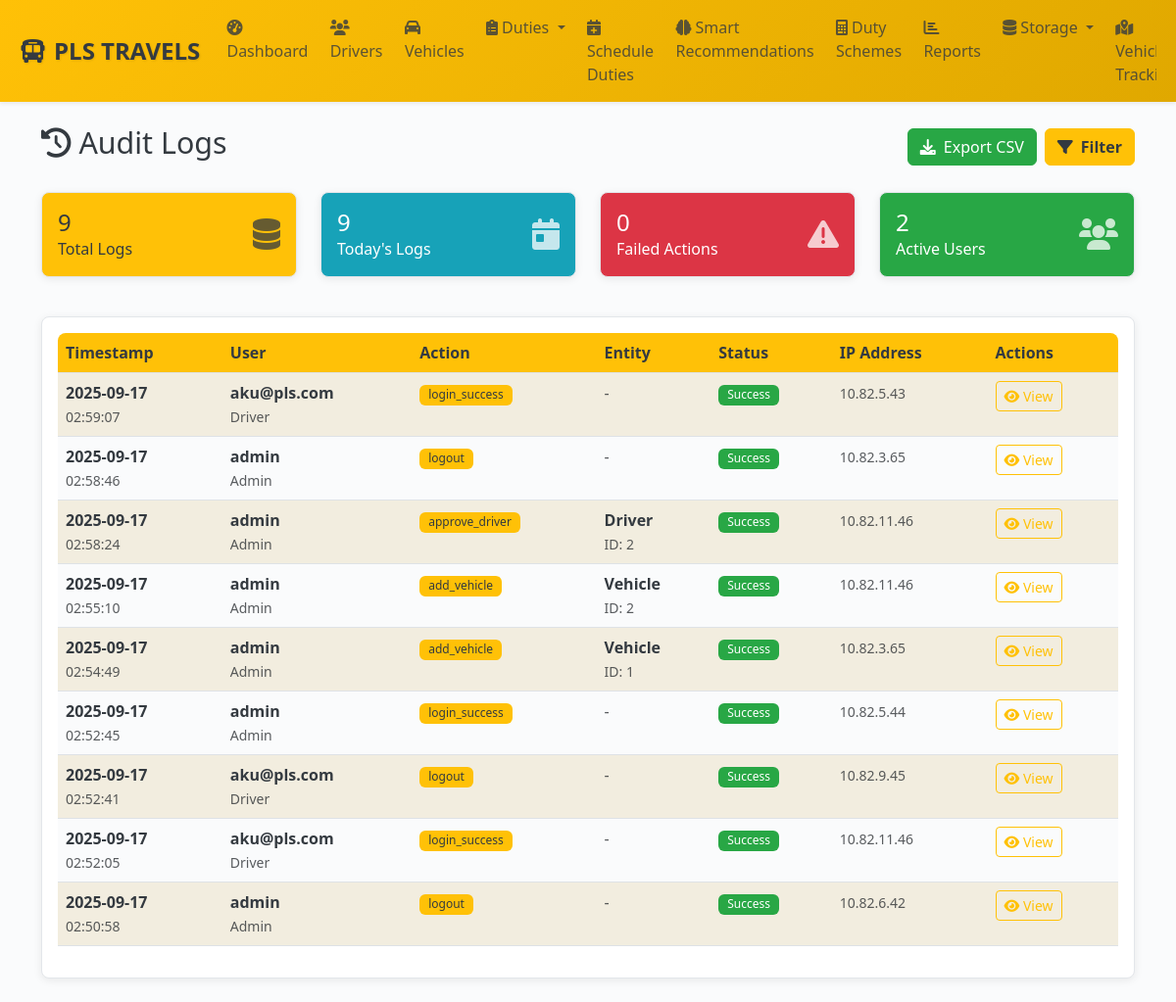
Page /admin/audit-logs (signed in) on the earlier database version.
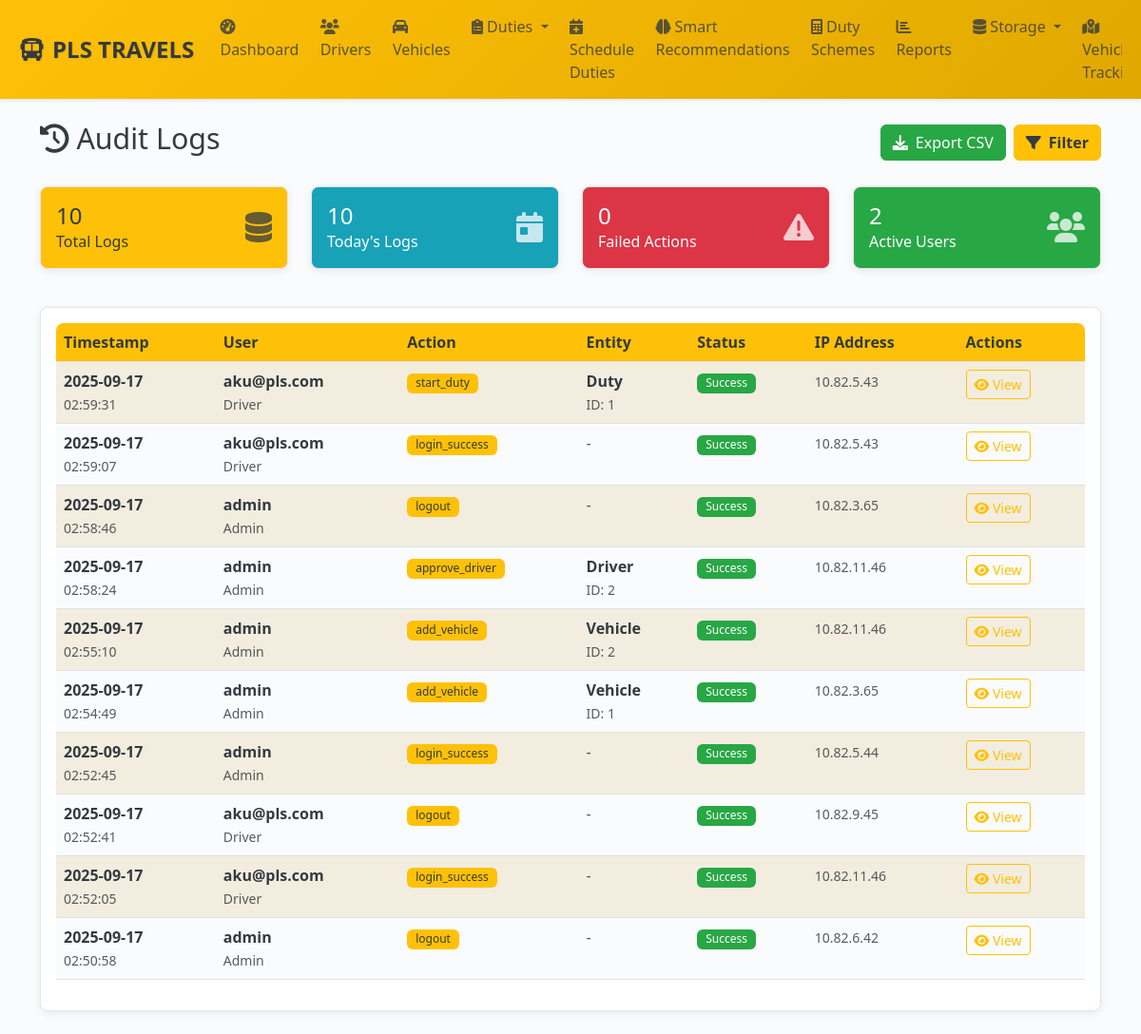
Same page on the later database version.
### models.py (models this page shows, shortened)
class AuditLog(db.Model):
    __tablename__ = 'audit_logs'
    id = db.Column(db.Integer, primary_key=True)
    user_id = db.Column(db.Integer, db.ForeignKey('users.id'), nullable=False, index=True)
    session_id = db.Column(db.String(100))
    action = db.Column(db.String(100), nullable=False, index=True)
    entity_type = db.Column(db.String(50), index=True)
    entity_id = db.Column(db.Integer)
    entity_uuid = db.Column(db.String(36))
    old_values = db.Column(db.Text)  # JSON
    new_values = db.Column(db.Text)  # JSON
    changed_fields = db.Column(db.Text)  # JSON array
    ip_address = db.Column(db.String(45))
    user_agent = db.Column(db.String(500))
    request_url = db.Column(db.String(500))
    request_method = db.Column(db.String(10))
    success = db.Column(db.Boolean, default=True)
    error_message = db.Column(db.Text)
    execution_time = db.Column(db.Float)  # milliseconds
    created_at = db.Column(db.DateTime, default=get_ist_time_naive, index=True)
    user = db.relationship('User', backref='audit_logs')
    __table_args__ = (
        Index('idx_audit_date_user', 'created_at', 'user_id'),
        Index('idx_audit_entity', 'entity_type', 'entity_id'),
    )

class User(UserMixin, db.Model):
    __tablename__ = 'users'
    id = db.Column(db.Integer, primary_key=True)
    uuid = db.Column(db.String(36), unique=True, nullable=False, default=lambda: str(uuid.uuid4()))
    username = db.Column(db.String(64), unique=True, nullable=False, index=True)
    email = db.Column(db.String(120), unique=True, nullable=False, index=True)
    password_hash = db.Column(db.String(256), nullable=False)
    role = db.Column(db.Enum(UserRole), nullable=False, default=UserRole.DRIVER, index=True)
    status = db.Column(db.Enum(UserStatus), nullable=False, default=UserStatus.ACTIVE, index=True)
    first_name = db.Column(db.String(50))
    last_name = db.Column(db.String(50))
    phone = db.Column(db.String(20), unique=True, index=True)
    whatsapp_number = db.Column(db.String(20), index=True)  # Dedicated WhatsApp number
    profile_picture = db.Column(db.String(255))
    last_login = db.Column(db.DateTime)
    login_count = db.Column(db.Integer, default=0)
    failed_login_attempts = db.Column(db.Integer, default=0)
    password_changed_at = db.Column(db.DateTime, default=get_ist_time_naive)
    two_factor_enabled = db.Column(db.Boolean, default=False)
    reset_token = db.Column(db.String(6))
    reset_token_expiry = db.Column(db.DateTime)
    created_at = db.Column(db.DateTime, default=get_ist_time_naive, nullable=False)
    updated_at = db.Column(db.DateTime, default=get_ist_time_naive, onupdate=get_ist_time_naive)
    created_by = db.Column(db.Integer, db.ForeignKey('users.id'))
    driver_profile = db.relationship('Driver', foreign_keys='Driver.user_id', backref='user', uselist=False, cascade='all, delete-orphan')
    managed_branches = db.relationship('Branch',
                                     secondary=manager_branches,
                                     primaryjoin='User.id == manager_branches.c.manager_id',
                                     secondaryjoin='Branch.id == manager_branches.c.branch_id',
                                     backref='managers')

### admin_routes.py (the view, shortened to what this page needs)
@admin_bp.route('/audit-logs')
@login_required
@admin_required
def audit_logs():
    page = request.args.get('page', 1, type=int)
    per_page = request.args.get('per_page', 50, type=int)
    user_filter = request.args.get('user', '', type=int)
    action_filter = request.args.get('action', '')
    entity_type_filter = request.args.get('entity_type', '')
    date_from = request.args.get('date_from', '')
    date_to = request.args.get('date_to', '')
    search_term = request.args.get('search', '')
    success_filter = request.args.get('success', '')
    query = AuditLog.query.join(User, AuditLog.user_id == User.id)
    if user_filter:
        query = query.filter(AuditLog.user_id == user_filter)
    if action_filter:
        query = query.filter(AuditLog.action.ilike(f'%{action_filter}%'))
    if entity_type_filter:
        query = query.filter(AuditLog.entity_type == entity_type_filter)
    if date_from:
        try:
            from_date = datetime.strptime(date_from, '%Y-%m-%d')
            query = query.filter(AuditLog.created_at >= from_date)
        except ValueError:
            pass
    if success_filter:
        success_bool = success_filter.lower() == 'true'
        query = query.filter(AuditLog.success == success_bool)
    audit_logs = query.order_by(desc(AuditLog.created_at)).paginate(
        page=page, per_page=per_page, error_out=False
    )
    users = User.query.filter(User.role.in_([UserRole.ADMIN, UserRole.MANAGER])).all()
    actions = db.session.query(AuditLog.action).distinct().order_by(AuditLog.action).all()
    entity_types = db.session.query(AuditLog.entity_type).distinct().filter(
        AuditLog.entity_type.isnot(None)
    ).order_by(AuditLog.entity_type).all()
    stats = {
        'total_logs': AuditLog.query.count(),
        'today_logs': AuditLog.query.filter(
            AuditLog.created_at >= datetime.now().date()
        ).count(),
        'failed_actions': AuditLog.query.filter(AuditLog.success == False).count(),
        'unique_users': db.session.query(AuditLog.user_id).distinct().count()
    }
    return render_template('admin/audit_logs.html',
                         audit_logs=audit_logs,
                         users=users,
                         actions=[a[0] for a in actions],
                         entity_types=[e[0] for e in entity_types],
                         user_filter=user_filter,
                         action_filter=action_filter,
                         entity_type_filter=entity_type_filter,
                         date_from=date_from,
                         date_to=date_to,
                         search_term=search_term,
                         success_filter=success_filter,
                         per_page=per_page,
                         stats=stats)

### templates/admin/audit_logs.html (shortened to what this page needs)
{% extends "base.html" %}
{% block content %}
<div class="d-flex justify-content-between align-items-center mb-4">
    <h2><i class="fas fa-history me-2"></i>Audit Logs</h2>
    <div class="d-flex gap-2">
        <a href="{{ url_for('admin.export_audit_logs', **request.args) }}" class="btn btn-success">
            <i class="fas fa-download me-2"></i>Export CSV
        </a>
        <button class="btn btn-primary" data-bs-toggle="modal" data-bs-target="#filterModal">
            <i class="fas fa-filter me-2"></i>Filter
        </button>
    </div>
</div>
<div class="row mb-4">
    <div class="col-md-3 col-sm-6 mb-3">
        <div class="card bg-primary text-white">
            <div class="card-body">
                <div class="d-flex justify-content-between">
                    <div>
                        <h4 class="mb-0">{{ "{:,}".format(stats.total_logs) }}</h4>
                        <p class="mb-0">Total Logs</p>
                    </div>
                    <div class="align-self-center">
                        <i class="fas fa-database fa-2x opacity-75"></i>
                    </div>
                </div>
            </div>
        </div>
    </div>
    <div class="col-md-3 col-sm-6 mb-3">
        <div class="card bg-info text-white">
            <div class="card-body">
                <div class="d-flex justify-content-between">
                    <div>
                        <h4 class="mb-0">{{ "{:,}".format(stats.today_logs) }}</h4>
                        <p class="mb-0">Today's Logs</p>
                    </div>
                    <div class="align-self-center">
                        <i class="fas fa-calendar-day fa-2x opacity-75"></i>
                    </div>
                </div>
            </div>
        </div>
    </div>
    <div class="col-md-3 col-sm-6 mb-3">
        <div class="card bg-danger text-white">
            <div class="card-body">
                <div class="d-flex justify-content-between">
                    <div>
                        <h4 class="mb-0">{{ "{:,}".format(stats.failed_actions) }}</h4>
                        <p class="mb-0">Failed Actions</p>
                    </div>
                    <div class="align-self-center">
                        <i class="fas fa-exclamation-triangle fa-2x opacity-75"></i>
                    </div>
                </div>
            </div>
        </div>
    </div>
    <div class="col-md-3 col-sm-6 mb-3">
        <div class="card bg-success text-white">
            <div class="card-body">
                <div class="d-flex justify-content-between">
                    <div>
                        <h4 class="mb-0">{{ "{:,}".format(stats.unique_users) }}</h4>
                        <p class="mb-0">Active Users</p>
                    </div>
                    <div class="align-self-center">
                        <i class="fas fa-users fa-2x opacity-75"></i>
                    </div>
                </div>
            </div>
        </div>
    </div>
</div>
<div class="card">
    <div class="card-body">
        {% if audit_logs.items %}
        <div class="table-responsive">
            <table class="table table-striped table-hover">
                <thead>
                    <tr>
                        <th>Timestamp</th>
                        <th>User</th>
                        <th>Action</th>
                        <th>Entity</th>
                        <th>Status</th>
                        <th>IP Address</th>
                        <th>Actions</th>
                    </tr>
                </thead>
                <tbody>
                    {% for log in audit_logs.items %}
                    <tr class="{% if not log.success %}table-danger{% endif %}">
                        <td>
                            <div>
                                <strong>{{ log.created_at.strftime('%Y-%m-%d') }}</strong><br>
                                <small class="text-muted">{{ log.created_at.strftime('%H:%M:%S') }}</small>
                            </div>
                        </td>
                        <td>
                            {% if log.user %}
                            <div>
                                <strong>{{ log.user.username }}</strong><br>
                                <small class="text-muted">{{ log.user.role.value.title() }}</small>
                            </div>
                            {% else %}
                            <span class="text-muted">Unknown User</span>
                            {% endif %}
                        </td>
                        <td>
                            <span class="badge bg-primary">{{ log.action }}</span>
                        </td>
                        <td>
                            {% if log.entity_type %}
                            <div>
                                <strong>{{ log.entity_type.title() }}</strong>
                                {% if log.entity_id %}
                                <br><small class="text-muted">ID: {{ log.entity_id }}</small>
                                {% endif %}
                            </div>
                            {% else %}
                            <span class="text-muted">-</span>
                            {% endif %}
                        </td>
                        <td>
                            {% if log.success %}
                                <span class="badge bg-success">Success</span>
                            {% else %}
                                <span class="badge bg-danger">Failed</span>
                            {% endif %}
                        </td>
                        <td>
                            <small class="text-muted">{{ log.ip_address or '-' }}</small>
                        </td>
                        <td>
                            <a href="{{ url_for('admin.view_audit_log', log_id=log.id) }}" class="btn btn-sm btn-outline-primary">
                                <i class="fas fa-eye"></i> View
                            </a>
                        </td>
                    </tr>
                    {% endfor %}
                </tbody>
            </table>
        </div>
        {% else %}
        <div class="text-center py-5">
            <i class="fas fa-history fa-3x text-muted mb-3"></i>
            <h5 class="text-muted">No audit logs found</h5>
            <p class="text-muted">Try adjusting your filters or check back later.</p>
        </div>
        {% endif %}
    </div>
</div>
{% endblock %}

Differences in the rows shown:
added AuditLog: created_at "2025-09-17", created_at "02:59:31", user.username "aku@pls.com", user.role.value "Driver", action "start_duty", entity_type "Duty", entity_id "1", success "Success", ip_address "10.82.5.43"
Other differences:
{{ "{:,}".format(stats.total_logs) }}: "9" → "10"
{{ "{:,}".format(stats.today_logs) }}: "9" → "10"
